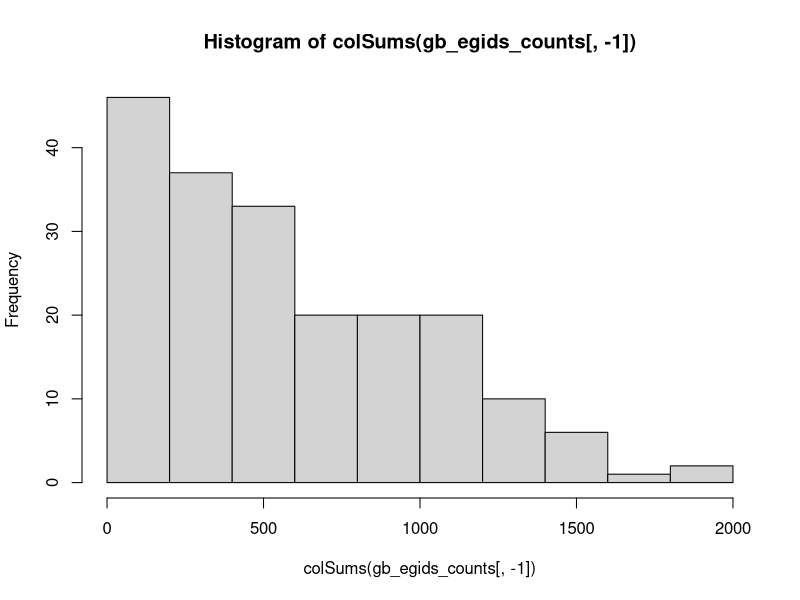
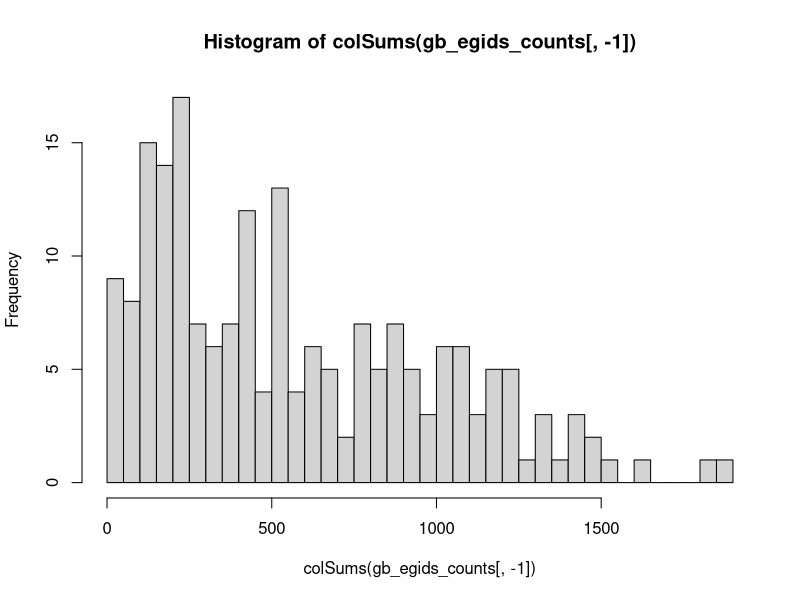
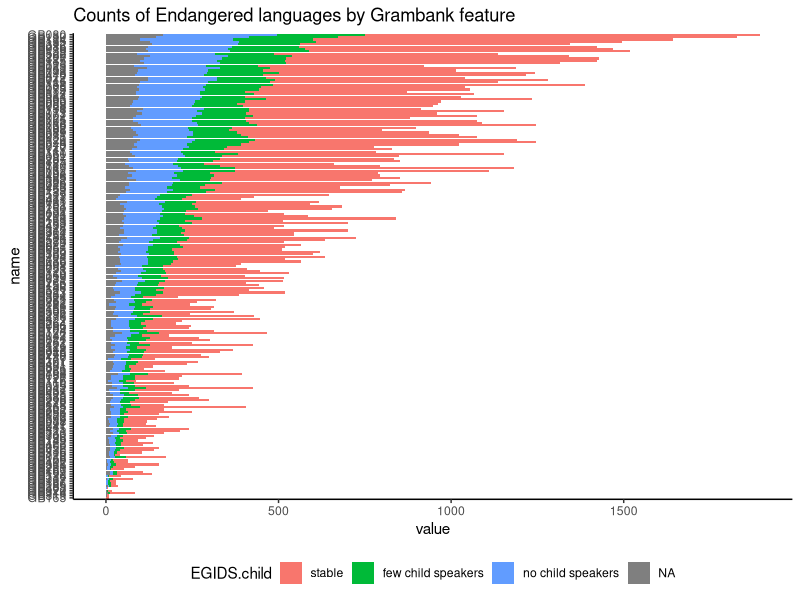
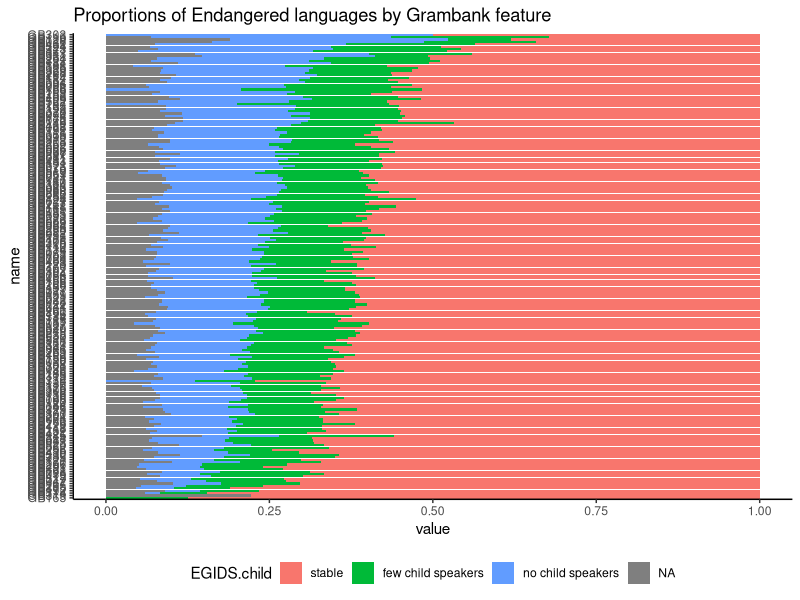

These figures' R source, in order:
## This script plots the difference between languages

library(ggplot2)
library(dplyr)
library(tidyr)


gb_egids = read.csv("processed_data/merged_dataset.csv")
all_languages = read.csv('processed_data/language_endangerment.csv')

# make the EGIDS scale a factor
gb_egids$EGIDS = factor(gb_egids$EGIDS, levels = c("1", "2", "3", "4", "5", "6a", "6b", "7", "8a", "8b", "9"))

## Summarise as endangered or not within Grambank
cat("In Grambank, there are", sum(gb_egids$EGIDS.int >= 8, na.rm = TRUE), "languages that have no child speakers (including extinct and symbolically practiced languages) \n",
    "In Grambank, there are", sum(gb_egids$EGIDS.int >= 8 & gb_egids$EGIDS.int <= 11, na.rm = TRUE), "languages that have no child speakers (excluding extinct languages but including symbolically practiced languages)\n",
    "In Grambank, there are", sum(gb_egids$EGIDS.int >= 8 & gb_egids$EGIDS.int <= 10, na.rm = TRUE), "languages that have no child speakers (excluding extinct languages and symbolically practiced languages)\n",
    "In Grambank, there are", sum(gb_egids$EGIDS.int == 7, na.rm = TRUE), "languages that are vulnerable and have limited chlidren speakers.\n",
    "In Grambank, there are", sum(gb_egids$EGIDS.int < 7, na.rm = TRUE), "languages that are stable and available to study in children.\n")

# child speaker variable
gb_egids$EGIDS.child = cut(gb_egids$EGIDS.int, 
                           breaks=c(-Inf, 6.5, 7.5, Inf), 
                           labels=c("stable","few child speakers","no child speakers"))


# Counts of languages in each category
table(gb_egids$EGIDS.child)


# Counts of features by language endangerment
gb_egids_counts = gb_egids %>%
  group_by(EGIDS.child) %>% 
  summarise(across(starts_with("GB"), ~ sum(.x == 1, na.rm = TRUE))) 

counts_long = pivot_longer(gb_egids_counts, cols = starts_with("GB"))

# Counts of languages by feature
hist(colSums(gb_egids_counts[,-1]))

# Count of languages by feature
hist(colSums(gb_egids_counts[,-1]), breaks = 50)

# proportion of features by language endangerment
gb_egids_proportions = sapply(gb_egids_counts[,-1], function(x) x / sum(x))
gb_egids_proportions = data.frame(gb_egids_counts[,1], gb_egids_proportions)
proportion_long = pivot_longer(gb_egids_proportions, cols = starts_with("GB"))

# sort data by the count / proportion of no child speakers
order_idx = unique(counts_long$name[order(counts_long$value[counts_long$EGIDS.child == "no child speakers"])])
counts_long$name = factor(counts_long$name,
                              levels = order_idx)

order_idx = unique(proportion_long$name[order(proportion_long$value[proportion_long$EGIDS.child == "no child speakers"])])
proportion_long$name = factor(proportion_long$name,
                              levels = order_idx)


#### Plot the counts and proportions ####
ggplot(counts_long, aes(x = value, y = name, fill = EGIDS.child)) + 
  geom_bar(stat="identity") + 
  theme_classic() + 
  ggtitle("Counts of Endangered languages by Grambank feature") + 
  theme(legend.position = "bottom") 
  
ggplot(proportion_long, aes(x = value, y = name, fill = EGIDS.child)) + 
  geom_bar(stat="identity") + 
  theme_classic() + 
  ggtitle("Proportions of Endangered languages by Grambank feature") + 
  theme(legend.position = "bottom") 


